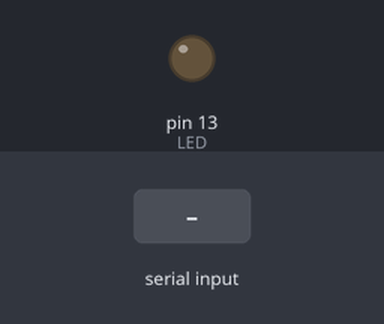
Bench run of a program on a simulated Arduino Uno, built with avr-gcc and run on an emulated ATmega328P. Parts: output pins drawn as LEDs (lit = HIGH). The test bench sets the inputs (shaded band).

Above: at 1.2 s.
1.3 s: "y" received over Serial
At 2.4 s:
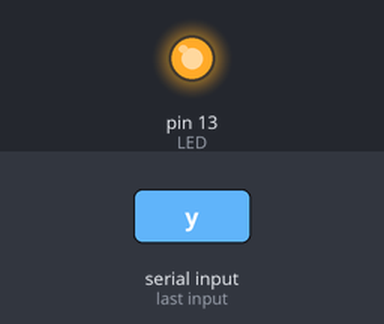
2.8 s: "n" received over Serial
At 3.6 s:
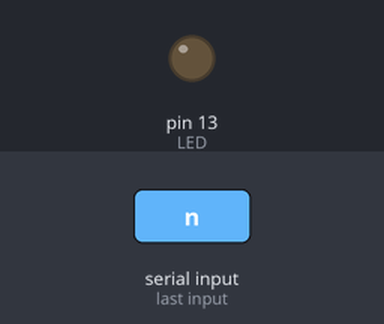
Timing chart, 0 to 5.8 s (numbered marks = the images above; inputs shaded):
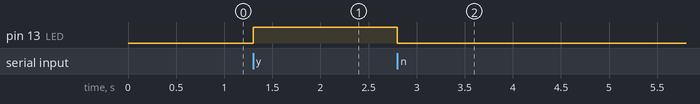

Measured:
- after the input at 1.3 s, pin 13 (LED): LOW → HIGH at once
- after the input at 2.8 s, pin 13 (LED): HIGH → LOW at once

The program:

main.cpp
```cpp
/*
*   main.c for SentryPeripheral
*   Original Author: François Beaufort
*   Editing Author: Fred Drury
*
*   This code is derived from the Arduino sketch provided
*   in GoogleChrome's chrome-app-samples repository at
*   https://github.com/GoogleChrome/chrome-app-samples/blob/master/samples/serial/ledtoggle/sketches/serial_light/serial_light.ino
*
*   This program serves to test the serial connection between
*   a Chrome App and an Arduino Uno.
*
*   Inputs: bytes of data received over USB interface.
*   Outputs: builtin LED on/off, bytes of data sent over USB interface.
*/

#include <Arduino.h>

#define LED 13

void setup() {
    Serial.begin(9600);

    pinMode(LED, OUTPUT);
    // Turn it off for now.
    digitalWrite(LED, LOW);
}

void loop() {
    // Check if there's a serial message waiting.
    if (Serial.available() > 0) {
        // If there is, read the incoming byte.
        int incomingByte = Serial.read();
        if (incomingByte == 'y') {
            digitalWrite(LED, HIGH);
        } else if (incomingByte == 'n') {
            digitalWrite(LED, LOW);
        } else {
            Serial.println(incomingByte);
        }
    }
}
```
